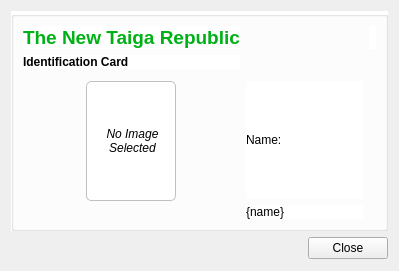
<?xml version="1.0" encoding="UTF-8"?>
<ui version="4.0">
 <class>Form</class>
 <widget class="QWidget" name="Form">
  <property name="geometry">
   <rect>
    <x>0</x>
    <y>0</y>
    <width>399</width>
    <height>271</height>
   </rect>
  </property>
  <property name="windowTitle">
   <string>Form</string>
  </property>
  <layout class="QGridLayout" name="gridLayout">
   <item row="1" column="0">
    <spacer name="horizontalSpacer">
     <property name="orientation">
      <enum>Qt::Orientation::Horizontal</enum>
     </property>
     <property name="sizeHint" stdset="0">
      <size>
       <width>40</width>
       <height>20</height>
      </size>
     </property>
    </spacer>
   </item>
   <item row="1" column="1">
    <widget class="QPushButton" name="closeButton">
     <property name="text">
      <string>Close</string>
     </property>
     <property name="icon">
      <iconset theme="window-close"/>
     </property>
    </widget>
   </item>
   <item row="0" column="0" colspan="2">
    <widget class="QGroupBox" name="groupBox">
     <property name="sizePolicy">
      <sizepolicy hsizetype="Preferred" vsizetype="Preferred">
       <horstretch>0</horstretch>
       <verstretch>0</verstretch>
      </sizepolicy>
     </property>
     <property name="minimumSize">
      <size>
       <width>85</width>
       <height>54</height>
      </size>
     </property>
     <property name="maximumSize">
      <size>
       <width>600</width>
       <height>220</height>
      </size>
     </property>
     <property name="styleSheet">
      <string notr="true">background-color: #ffffff</string>
     </property>
     <property name="title">
      <string/>
     </property>
     <property name="flat">
      <bool>false</bool>
     </property>
     <layout class="QGridLayout" name="gridLayout_2">
      <item row="0" column="2">
       <widget class="QLabel" name="label_3">
        <property name="maximumSize">
         <size>
          <width>50</width>
          <height>32</height>
         </size>
        </property>
        <property name="text">
         <string/>
        </property>
        <property name="pixmap">
         <pixmap resource="../resources.qrc">:/resources/taiga_flag.png</pixmap>
        </property>
        <property name="scaledContents">
         <bool>true</bool>
        </property>
       </widget>
      </item>
      <item row="3" column="0" alignment="Qt::AlignmentFlag::AlignHCenter">
       <widget class="QLabel" name="displayPictureDisplay">
        <property name="minimumSize">
         <size>
          <width>90</width>
          <height>120</height>
         </size>
        </property>
        <property name="maximumSize">
         <size>
          <width>90</width>
          <height>120</height>
         </size>
        </property>
        <property name="styleSheet">
         <string notr="true">border-style: solid;
border-width: 1px;
border-radius: 5px;
border-color: #c0c0bd;</string>
        </property>
        <property name="frameShape">
         <enum>QFrame::Shape::NoFrame</enum>
        </property>
        <property name="frameShadow">
         <enum>QFrame::Shadow::Raised</enum>
        </property>
        <property name="text">
         <string>&lt;html&gt;&lt;head/&gt;&lt;body&gt;&lt;p align=&quot;center&quot;&gt;&lt;span style=&quot; font-style:italic;&quot;&gt;No Image Selected&lt;/span&gt;&lt;/p&gt;&lt;/body&gt;&lt;/html&gt;</string>
        </property>
        <property name="scaledContents">
         <bool>true</bool>
        </property>
        <property name="wordWrap">
         <bool>true</bool>
        </property>
       </widget>
      </item>
      <item row="0" column="0">
       <widget class="QLabel" name="label">
        <property name="text">
         <string>&lt;html&gt;&lt;head/&gt;&lt;body&gt;&lt;p&gt;&lt;span style=&quot; font-size:14pt; font-weight:700; color:#00b115;&quot;&gt;The New Taiga Republic&lt;/span&gt;&lt;/p&gt;&lt;/body&gt;&lt;/html&gt;</string>
        </property>
       </widget>
      </item>
      <item row="1" column="0">
       <widget class="QLabel" name="label_2">
        <property name="text">
         <string>&lt;html&gt;&lt;head/&gt;&lt;body&gt;&lt;p&gt;&lt;span style=&quot; font-weight:700; color:#000000;&quot;&gt;Identification Card&lt;/span&gt;&lt;/p&gt;&lt;/body&gt;&lt;/html&gt;</string>
        </property>
       </widget>
      </item>
      <item row="0" column="1" rowspan="3">
       <spacer name="horizontalSpacer_2">
        <property name="orientation">
         <enum>Qt::Orientation::Horizontal</enum>
        </property>
        <property name="sizeHint" stdset="0">
         <size>
          <width>40</width>
          <height>20</height>
         </size>
        </property>
       </spacer>
      </item>
      <item row="2" column="0">
       <spacer name="verticalSpacer">
        <property name="orientation">
         <enum>Qt::Orientation::Vertical</enum>
        </property>
        <property name="sizeHint" stdset="0">
         <size>
          <width>20</width>
          <height>40</height>
         </size>
        </property>
       </spacer>
      </item>
      <item row="3" column="1">
       <widget class="QLabel" name="label_4">
        <property name="text">
         <string>&lt;html&gt;&lt;head/&gt;&lt;body&gt;&lt;p&gt;&lt;span style=&quot; color:#000000;&quot;&gt;Name:&lt;/span&gt;&lt;/p&gt;&lt;/body&gt;&lt;/html&gt;</string>
        </property>
       </widget>
      </item>
      <item row="4" column="1">
       <widget class="QLabel" name="label_5">
        <property name="text">
         <string>&lt;html&gt;&lt;head/&gt;&lt;body&gt;&lt;p&gt;&lt;span style=&quot; color:#000000;&quot;&gt;{name}&lt;/span&gt;&lt;/p&gt;&lt;/body&gt;&lt;/html&gt;</string>
        </property>
       </widget>
      </item>
     </layout>
    </widget>
   </item>
  </layout>
 </widget>
 <resources>
  <include location="../resources.qrc"/>
 </resources>
 <connections/>
</ui>
